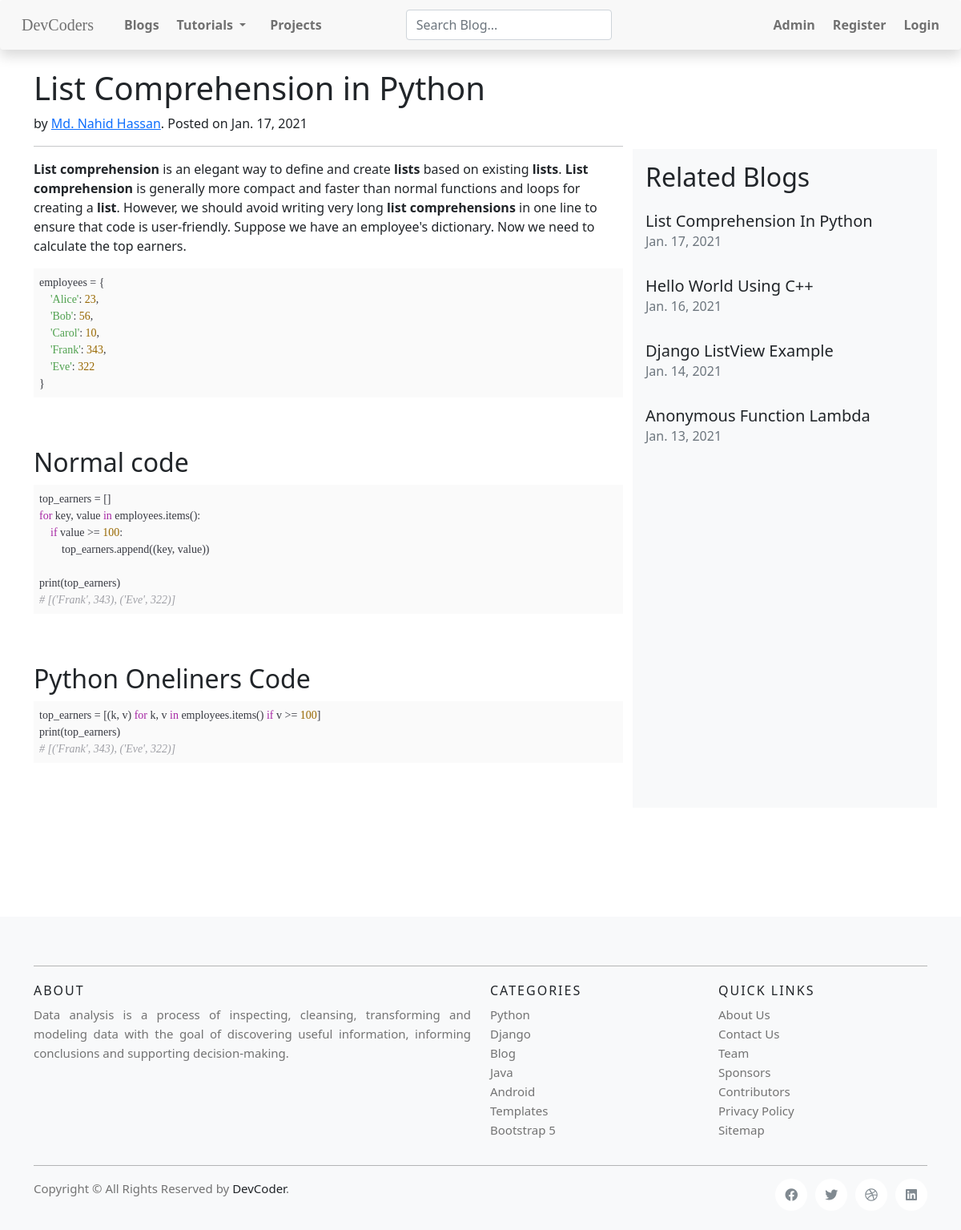
Before: //list-comprehension-in-python/ with the older database file.
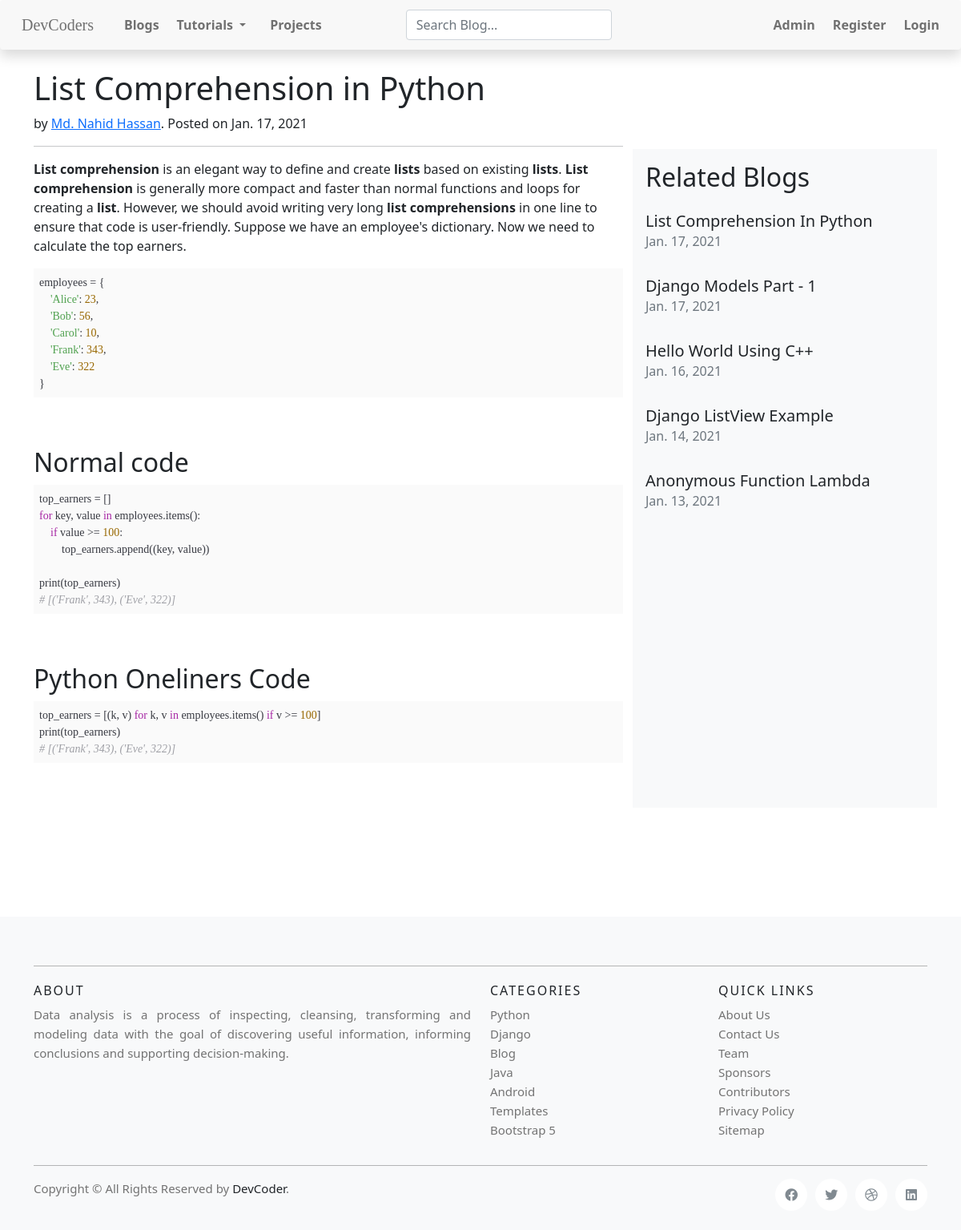
After: the same page with the newer database file.
### blog/models.py (models this page shows, shortened)
class BlogDB(models.Model):
    description = models.CharField(max_length=200)
    keywords = MultiSelectField(choices=keyword_choices, max_choices=3)
    author = models.CharField(
        max_length=50, default='http://sdt-inc.github.io/')
    title = models.CharField(max_length=200)
    slug = models.SlugField(max_length=200, null=True, blank=True, unique=True)
    tag = MultiSelectField(choices=keyword_choices, max_choices=3)
    writer_name = MultiSelectField(
        choices=writer_choices, max_choices=1)
    date = models.DateField(auto_now=timezone.now())
    body = RichTextUploadingField(config_name='special', blank=True, null=True)
    related_page_link = models.CharField(max_length=200)

### blog/views.py (the view)
# urls.py: path('/<slug:slug>/', views.BlogDetailView.as_view(), name='blog-detail'),
class BlogDetailView(DetailView):
    model = BlogDB
    template_name = 'blog/blog-detail.html'
    paginate_by = 5
    def get_context_data(self, **kwargs):
        context = super().get_context_data(**kwargs)
        if len(context['object'].keywords) >= 2:
            context['related_blog'] = BlogDB.objects.filter(
                keywords__icontains=context['object'].keywords[0]).filter(keywords__icontains=context['object'].keywords[1]).order_by('-date')
        else:
            context['related_blog'] = BlogDB.objects.filter(
                keywords__icontains=context['object'].keywords[0]).order_by('-date')
        return context

### blog/templates/blog/blog-detail.html (shortened to what this page needs)
{% extends 'blog/base.html' %}
{% load static %}
{% block index_page %}
<div class="container">
    <div class="row">
        <div class="col-md-8">
            <h1>{{ object.title }}</h2>
                <article>
                    <address>
                        by
                        <a href="#">{{ object.writer_name }}</a>. Posted on {{ object.date }}
                    </address>
                </article>
                <hr>
                <p>{{ object.body | safe }}</p>
        </div>
        <div class="col-md-4 bg-light p-3" style='margin-top: 100px; padding-left: 10px;'>
            <h2>Related Blogs</h2>
            <ul class="list-unstyled">
                {% for data in related_blog %}
                <li class='pt-3'>
                    <a class='h5 text-capitalize text-decoration-none text-dark' href="/%2F{{ data.slug }}/"
                        class="text-decoration-none">
                        {{ data.title }}
                    </a>
                    <p class="text-muted">{{ data.date }}</p>
                </li>
                {% endfor %}
            </ul>
        </div>
    </div>
</div>
{% endblock index_page %}

Changed rows visible on the page:
added BlogDB: title "Django Models Part - 1", date "Jan. 17, 2021"
